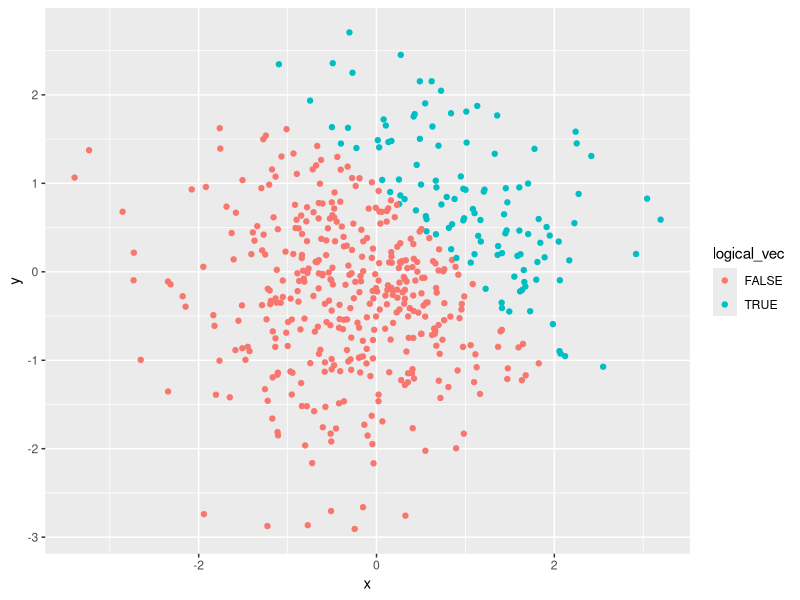
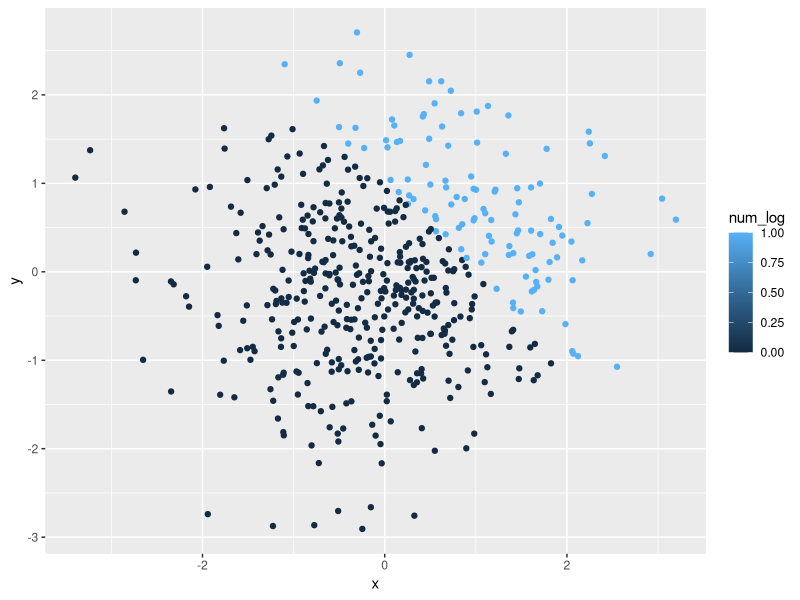
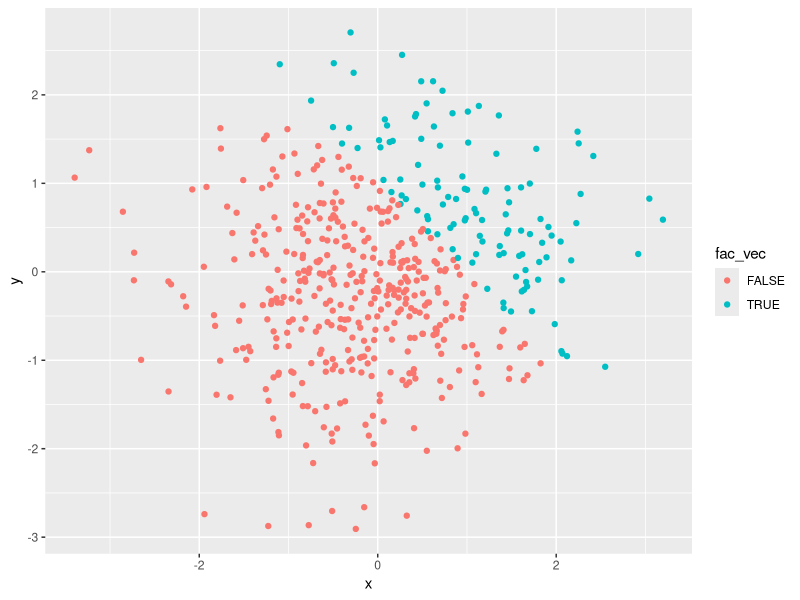
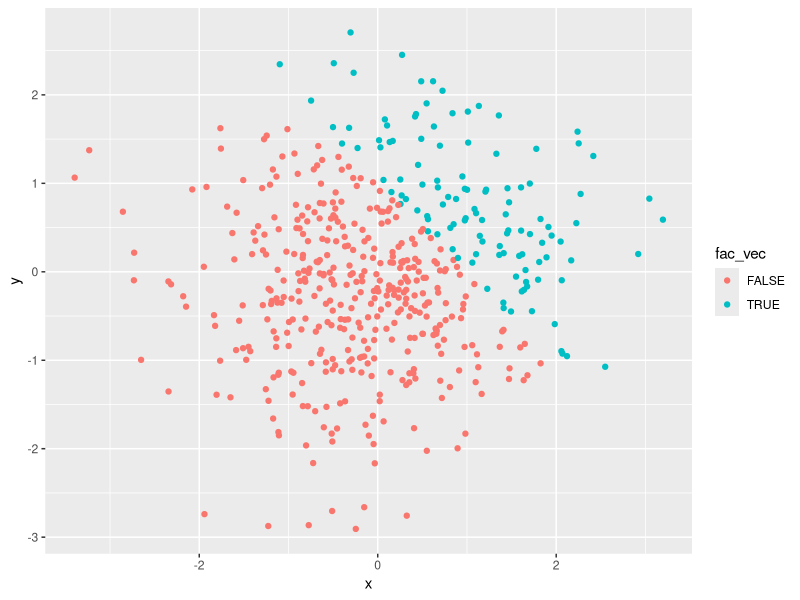

Source code (R) for these figures, in order:
## ---- chunk 1
library(tidyverse)
## ---- chunk 2
# set seed for reproducability
set.seed(1)

## Create data frame
df_1 = tibble(
  ran_samp = rnorm(8),
  log_vec = ran_samp > 0,
  vec_char = c("I", "have", "no", "idea", "what", "Im", "doing" , "yikes"),
  fac_vec = factor(c( "yes", "no", "maybe", "yes", "no", "maybe", "yes", "no"))
)

## Take the mean of each variable in dataframe
mean_samp = mean(pull(df_1, ran_samp))
mean_log = mean(pull(df_1, log_vec))
mean_char = mean(pull(df_1, vec_char))
mean_fac = mean(pull(df_1, fac_vec))
## ---- chunk 3

# set seed for reproducability
set.seed(1234)

## create a data frame
df_2 = tibble(
  x = rnorm(500),
  y = rnorm(500),
  logical_vec = x + y > 1,
  num_log = as.numeric(logical_vec),
  fac_vec = as.factor(logical_vec)
)
## ---- chunk 4

## scatterplot with colored points using the logical variable
plot_1 = ggplot(df_2, aes(x, y, color = logical_vec)) + geom_point()

## scatterplot with colored points using the numeric variable
plot_2 = ggplot(df_2, aes(x, y, color = num_log)) + geom_point()

## scatterplot with colored points using the factor variable
plot_3 = ggplot(df_2, aes(x, y, color = fac_vec)) + geom_point()

#view plots
plot_1
plot_2
plot_3

## export first scatterplot to directory
ggsave("plot_1.png")
